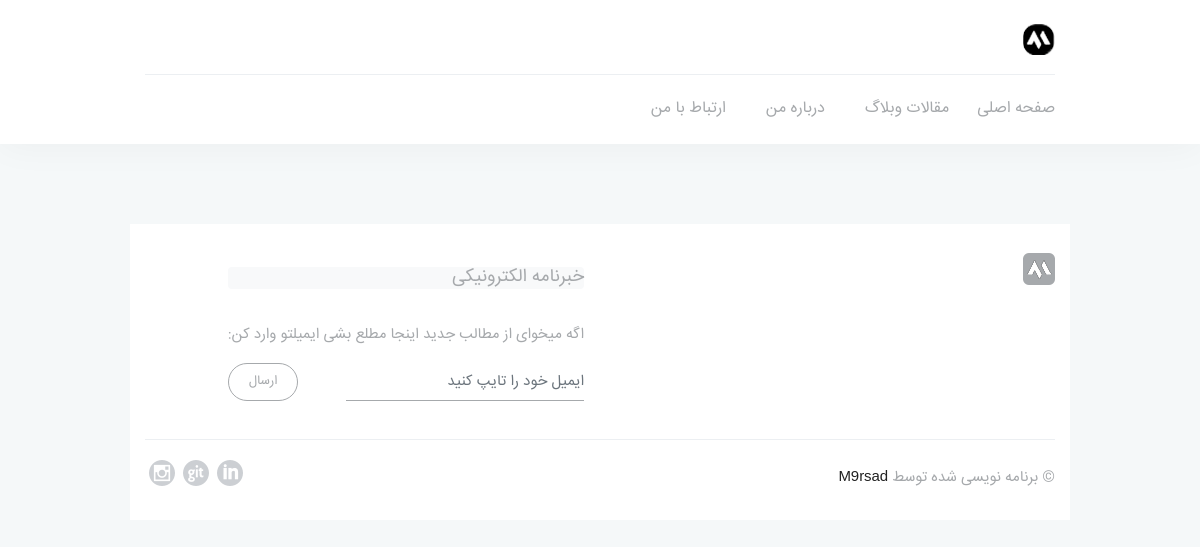
Page /about_me on the earlier database version.
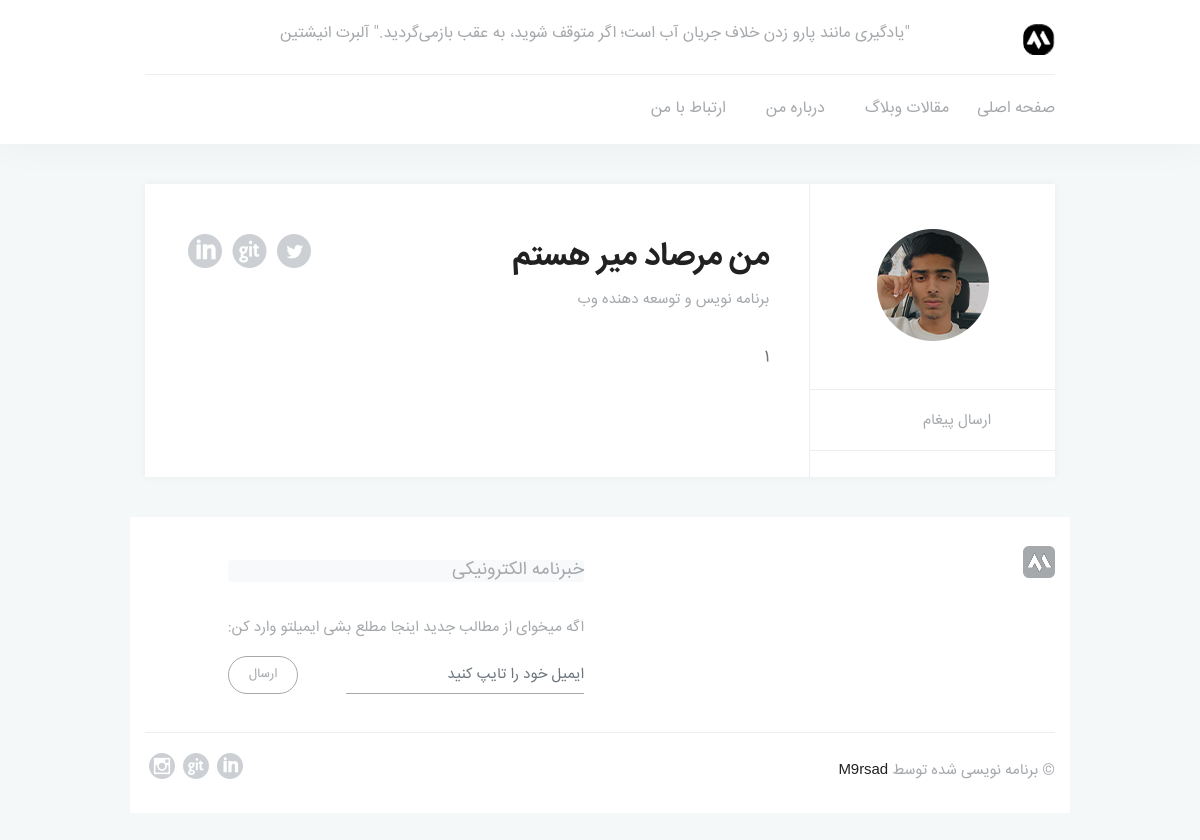
Same page on the later database version.
### Index/models.py (models this page shows, shortened)
class HeaderBasement(models.Model):
    title = RichTextField(blank=True, null=True, verbose_name='عنوان')
    time_created = models.DateTimeField(auto_now_add=True)
    class Meta:
        verbose_name = 'عنوان بالای صفحه'
        verbose_name_plural = 'عنوان بالای صفحه'

### Account/models.py (models this page shows, shortened)
class CustomUser(models.Model):
    f_name = models.CharField(max_length=100, verbose_name='نام')
    l_name = models.CharField(max_length=100, verbose_name='نام خانوادگی')
    phone = models.CharField(max_length=14, unique=True, verbose_name='شماره تلفن')
    email = models.EmailField(verbose_name='ایمیل')
    linkedin = models.CharField(max_length=250, verbose_name='آدرس لینکدین')
    telegram = models.CharField(max_length=250, verbose_name='تلگرام')
    instagram = models.CharField(max_length=250, verbose_name='اینستاگرام')
    github = models.CharField(max_length=250, verbose_name='آدرس گیتهاب')
    about_me = RichTextField(verbose_name='درباه من(نمایش در بخش درباه من)')
    image = models.ImageField(upload_to='Account/images', null=True, blank=True, verbose_name='تصویر پروفایل')
    class Meta:
        verbose_name = 'اطلاعات من'
        verbose_name_plural = 'اطلاعات من'

### Index/views.py (the view)
# urls.py: path('about_me', views.about_me, name='about_me'),
def about_me(request):
    return render(request, 'about-me.html')

### context_processors/context_processors.py (called while the page is built)
def all_categories(request):
    category = models.Category.objects.all()
    return {'all_categories': category}

def all_articles(request):
    all_articles = models.Article.objects.all().order_by('-created_time')
    for article in all_articles:
        created_time = article.created_time
        article.jalali = JalaliDate(datetime.date
                                    (created_time.year, created_time.month, created_time.day)).strftime('%c', 'fa')
        time_difference = timezone.now() - article.created_time
        article.time_difference = time_difference.total_seconds() // 3600
    return {'all_articles': all_articles}

def header(request):
    header_title = HeaderBasement.objects.all()
    return {'header_title': header_title}

def footer(request):
    footer_description = FooterBasement.objects.all()
    return {'footer_description': footer_description}

def admin_user(request):
    users = CustomUser.objects.all()
    return {'admin_user': users}

### Index/templates/about-me.html (shortened to what this page needs)
{% extends 'base.html' %}
{% load static %}
{% block content %}
    <main>
        <div class="container">
            <div class="row">
                <div class="col-12">
                    {% for user in admin_user %}
                        <section class="general-info white-box">
                            <div class="author">
                                <img src="{{ user.image }}" alt="" data-rjs="2">
                                <ul class="author-nav">
                                    <li><a href="{% url 'index:contact_us' %}" title=""><i class="pe-7s-paper-plane"></i> ارسال پیغام</a></li>
                                </ul>
                            </div>
                            <div class="general-info-right">
                                <h1>من مرصاد میر هستم</h1>
                                <div class="social">
                                    <a href="#" title="Twitter"><i class="icon-social_twitter_circle"></i></a>
                                    <a href="#" title="Github"><i class="icon-social_github_circle"></i></a>
                                    <a href="#" title="LinkedIn"><i class="icon-social_linkedin_circle"></i></a>
                                </div>
                                <span class="general-info-right-author-info">برنامه نویس و توسعه دهنده وب</span>
                                <p>
                                    {{ user.about_me|safe }}
                                </p>
                            </div>
                        </section>
                    {% endfor %}
                </div>
{% endblock %}

### templates/base.html (shortened to what this page needs)
{% load static %}
<!doctype html>
<html lang="fa-IR">
{% include 'includes/head_refrences.html' %}
<body>
{% include "includes/header.html" %}
{% block content %}
{% endblock %}
{% include 'includes/footer.html' %}
</body>
</html>

### templates/includes/head_refrences.html (shortened to what this page needs)
{% load static %}
<head>
    <link rel="stylesheet" href="{% static "css/base.css" %}">
</head>

### templates/includes/header.html (shortened to what this page needs)
{% load static %}
<header class="navbar-fixed-top">
    <div class="container">
        <div class="row">
            <div class="col-lg-12">
                <div class="header-top">
                    <div class="header-top-logo">
                        <a href="index.html" title="لوگو"><img src="{% static "img/logo.png" %}" alt="لوگو"
                                                               data-rjs="2"></a>
                    </div>
                    <div class="header-top-text">
                        <p>
                            {% for text in header_title %}
                                {{ text.title|safe }}
                            {% endfor %}
                        </p>
                    </div>
                    <nav class="header-top-nav">
                        <ul>
                            <li class="header-top-nav-search">
                                <a href="#" class="light-link" title="جستجو کردن"><i class="pe-7s-search"></i></a>
                            </li>
                        </ul>
                    </nav>
                </div>
            </div>
            <div class="col-lg-12">
                <nav class="header-nav">
                    <ul>
                        <li><a href="{% url 'index:index' %}" title="صفحه اصلی">صفحه اصلی</a></li>
                        <li class="dropdown">
                            <a href="#" class="dropdown-toggle" title="مقالات وبلاگ">مقالات وبلاگ</a>
                        </li>
                        <li><a href="{% url 'index:about_me' %}" title="درباره من">درباره من</a></li>
                        <li><a href="{% url 'index:contact_us' %}" title="ارتباط با من">ارتباط با من</a></li>
                    </ul>
                </nav>
            </div>
        </div>
    </div>
</header>

### templates/includes/footer.html (shortened to what this page needs)
{% load static %}
<footer style="padding-top: 5px">
    <div class="container">
        <div class="row">
            <div class="col-md-6 col-12">
                <div class="pt-4">
                    <div class="">
                        <img src="{% static 'img/logo-grey.png' %}" alt="لوگو" class="footer-section-title-img pb-3" data-rjs="2">
                    </div>
                </div>
            </div>
        <div class="footer-section pr-3">
                    <h3 class="footer-section-newsletter bg-light rounded">خبرنامه الکترونیکی</h3>
                    <div class="footer-section-content">
                       <p class="font-primary ">اگه میخوای از مطالب جدید اینجا مطلع بشی ایمیلتو وارد کن:</p>
                       <form class="d-flex" action="" method="post">
                          <input type="text" class="form-control w-75" placeholder="ایمیل خود را تایپ کنید">
                          <a href="#" title="Watch it" class="btn btn-small mr-5">ارسال</a>
                       </form>
                    </div>
                 </div>
        </div>
    </div>
    <div class="container">
        <div class="row">
            <div class="col-12">
                <div class="copyright">
                    <ul>
                        <li><a href="{{ user.instagram }}" target="_blank" title="Instagram"><i class="icon-social_instagram_circle"></i></a></li>
                        <li><a href="{{ user.github }}" target="_blank" title="Github"><i class="icon-social_github_circle"></i></a></li>
                        <li><a href="{{ user.linkedin }}" target="_blank" title="LinkedIn"><i class="icon-social_linkedin_circle"></i></a></li>
                    </ul>
                    <p class="font-primary">&copy; برنامه نویسی شده توسط <a
                            href="{% url "index:about_me" %}" title="" class="black"
                            style="font-family: 'Microsoft Sans Serif', Tahoma, Arial, Verdana, Sans-Serif">
                        M9rsad
                    </a></p>
                </div>
            </div>
        </div>
    </div>
</footer>

### templates/includes/js-refrences.html (shortened to what this page needs)
{% load static %}

### assets/css/rtl.css (style rules this page uses)
body ,p ,li a, h1, h2, h3, h4, h5, h6, p, input, q, textarea, label, select, button, blockquote, span { font-family: IRANSans; }
.header-top .header-top-text { font-family: IRANSans; }
.header-top .header-top-text p { font-family: IRANSans; }
.header-nav ul li:first-child { margin-left: unset; margin-right: 0; }
.header-nav ul li { float: right; }
.header-nav ul .dropdown .dropdown-toggle:after { left: 1px; right: unset; margin: 0 -2px 0 0; }
.header-top .header-top-nav { float: left; }
.header-top .header-top-nav ul li:first-child { margin-right: 0; }
.header-top .header-top-nav ul li { float: right; }
.header-top .header-top-logo { float: right; }
.author .author-nav { text-align: right; }
.author .author-nav li a i { right: -12px; left: unset; }
.general-info .author { border-left: 1px solid #eceff2; border-right: unset; }
.general-info .general-info-right h1 { float: right; }
.general-info .general-info-right .social { float: left; }
footer .copyright p { float: right; }
p.font-primary { font-family: IRANSans; }
footer .copyright ul li { float: left; }

Differences in the rows shown:
added HeaderBasement: title "\"یادگیری مانند پارو زدن خلاف جریان آب است؛ اگر متوقف شوید، به عقب بازمی‌گردید.\" آلبرت انیشتین"
added CustomUser: image (picture), about_me "1"
